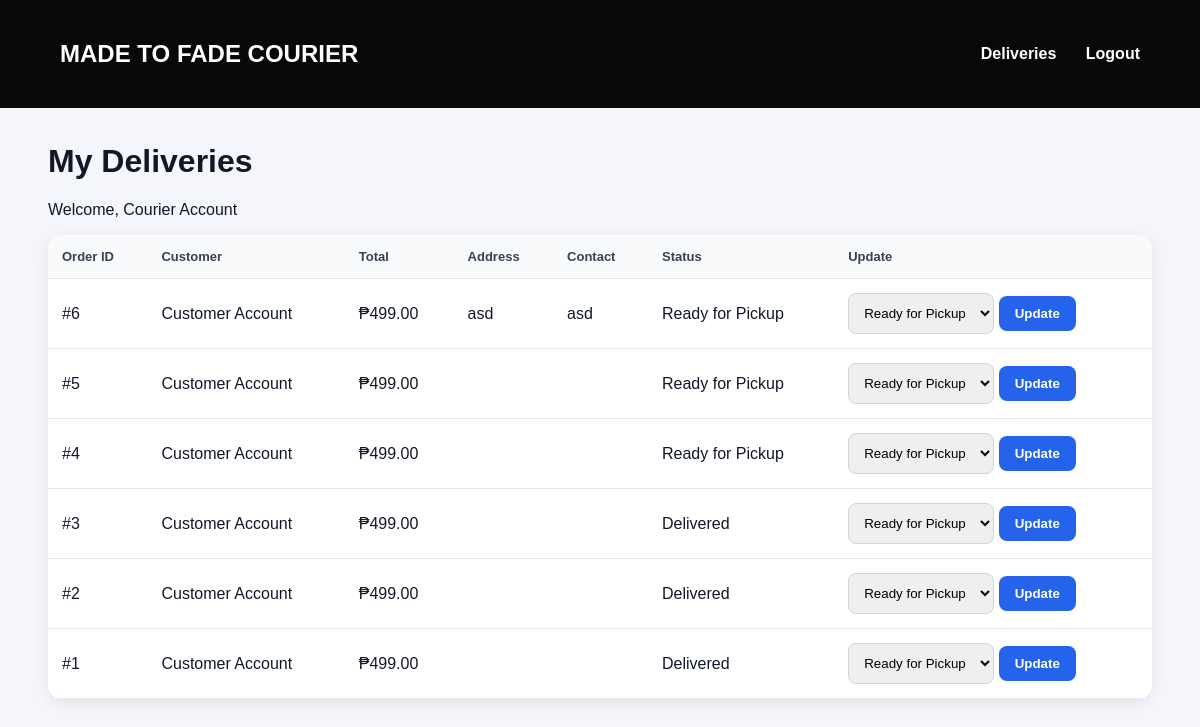
The page /courier/deliveries.php (signed in) on the database as committed earlier.
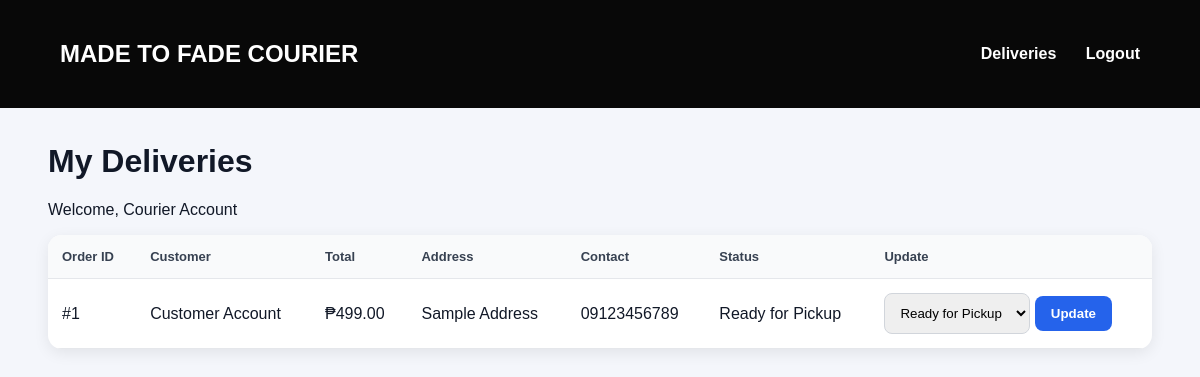
The same page on the database as committed later.
### tables this page shows
CREATE TABLE orders (
    id INT AUTO_INCREMENT PRIMARY KEY,
    customer_id INT,
    courier_id INT,
    total DECIMAL(10,2),
    order_status VARCHAR(50),
    delivery_status VARCHAR(50),
    date_created TIMESTAMP DEFAULT CURRENT_TIMESTAMP,
    address VARCHAR(255),
    contact_number VARCHAR(20)
);

CREATE TABLE users (
    id INT AUTO_INCREMENT PRIMARY KEY,
    fullname VARCHAR(100),
    username VARCHAR(50) UNIQUE,
    password VARCHAR(100),
    role VARCHAR(20)
);

### courier/deliveries.php (the view, shortened to what this page needs)
<?php
include "../includes/config.php";
$courier_id = $_SESSION['user_id'];
$result = mysqli_query($conn,
"SELECT orders.*, users.fullname
 FROM orders
 JOIN users ON orders.customer_id = users.id
 WHERE orders.courier_id='$courier_id'
 ORDER BY orders.id DESC");
?>
<!DOCTYPE html>
<html>
<head>
    <link rel="stylesheet" href="../css/style.css">
</head>
<body>
<div class="navbar">
    <h2>MADE TO FADE COURIER</h2>
    <div>
        <a href="deliveries.php">Deliveries</a>
        <a href="../logout.php">Logout</a>
    </div>
</div>
<div class="admin-container">
<h1>My Deliveries</h1>
<p>Welcome, <?php echo $_SESSION['fullname']; ?></p>
<table>
<tr>
    <th>Order ID</th>
    <th>Customer</th>
    <th>Total</th>
    <th>Address</th>
    <th>Contact</th>
    <th>Status</th>
    <th>Update</th>
</tr>
<?php while($row = mysqli_fetch_assoc($result)){ ?>
<tr>
    <td>#<?php echo $row['id']; ?></td>
    <td><?php echo $row['fullname']; ?></td>
    <td>₱<?php echo $row['total']; ?></td>
    <td><?php echo $row['address']; ?></td>
    <td><?php echo $row['contact_number']; ?></td>
    <td><?php echo $row['delivery_status']; ?></td>
    <td>
        <form method="POST">
            <select name="delivery_status">
                <option value="Ready for Pickup">
                    Ready for Pickup
                </option>
            </select>
            <button type="submit"
                    name="update"
                    class="btn">
                Update
            </button>
        </form>
    </td>
</tr>
<?php } ?>
</table>
</div>
</body>
</html>

Rows that differ between the two databases and show on the page:
removed orders: id "6", users.fullname "Customer Account", total "499.00", address "asd", contact_number "asd", delivery_status "Ready for Pickup"
removed orders: id "5", users.fullname "Customer Account", total "499.00", delivery_status "Ready for Pickup"
removed orders: id "4", users.fullname "Customer Account", total "499.00", delivery_status "Ready for Pickup"
removed orders: id "3", users.fullname "Customer Account", total "499.00", delivery_status "Delivered"
removed orders: id "2", users.fullname "Customer Account", total "499.00", delivery_status "Delivered"
changed orders "Customer Account": address (not shown) → "Sample Address"; contact_number (not shown) → "09123456789"; delivery_status "Delivered" → "Ready for Pickup"
